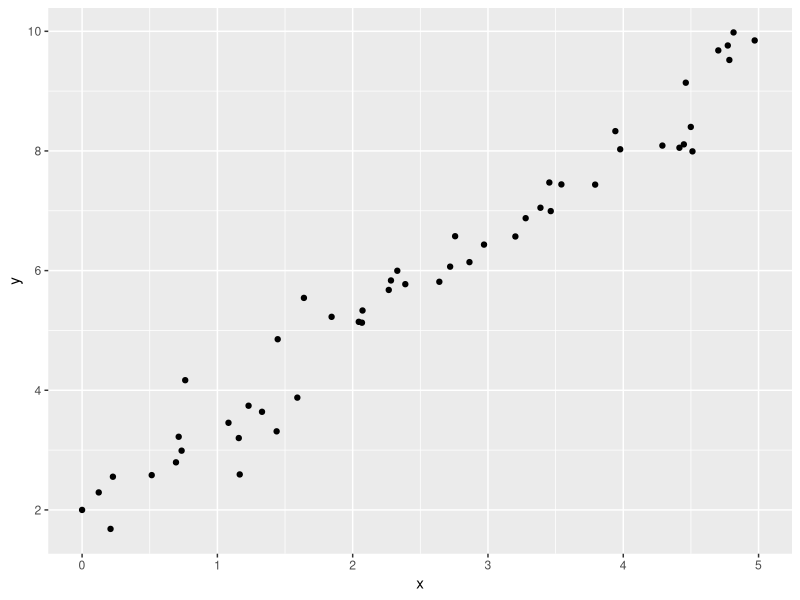
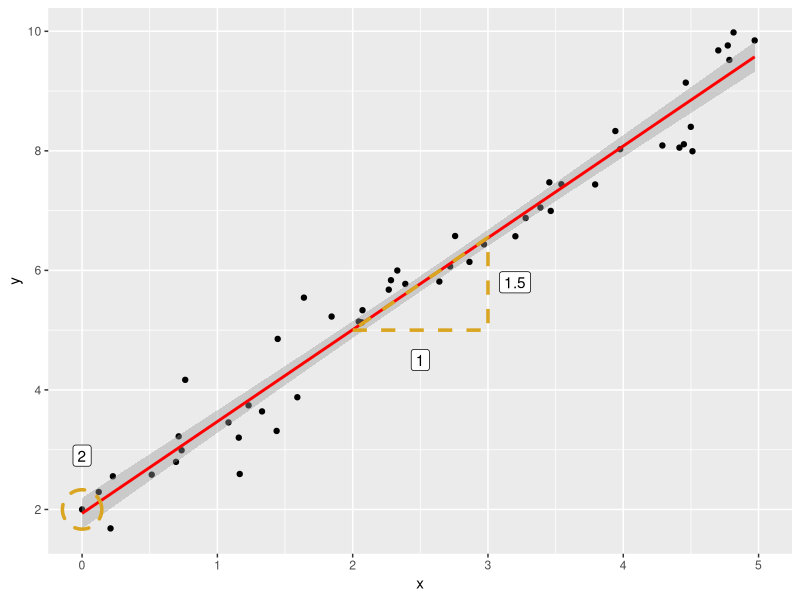
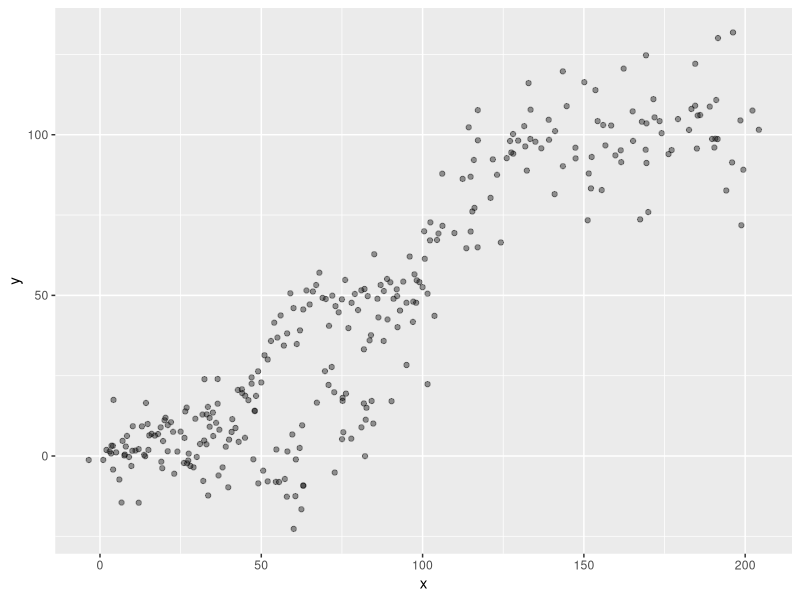
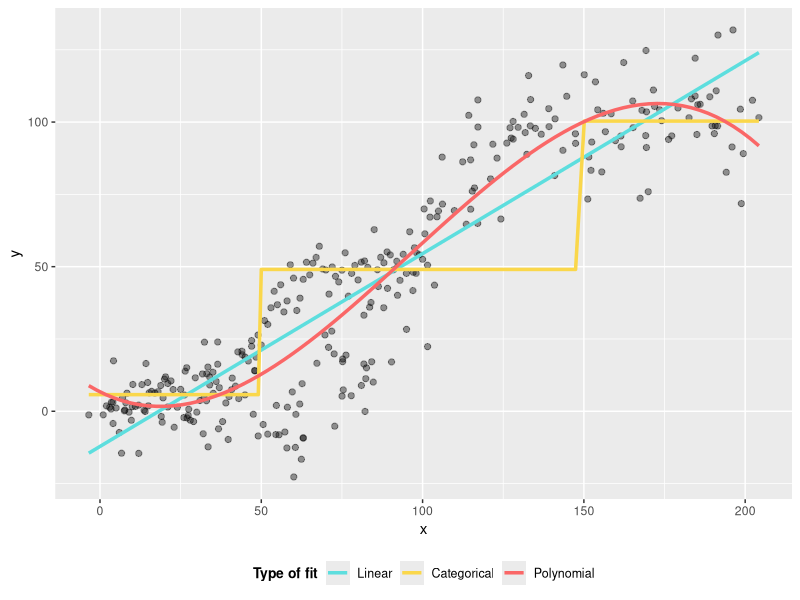
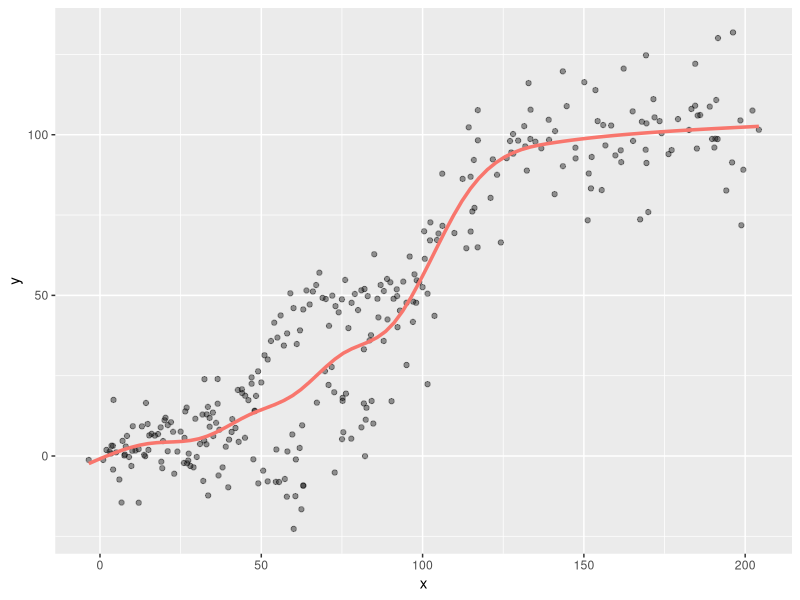
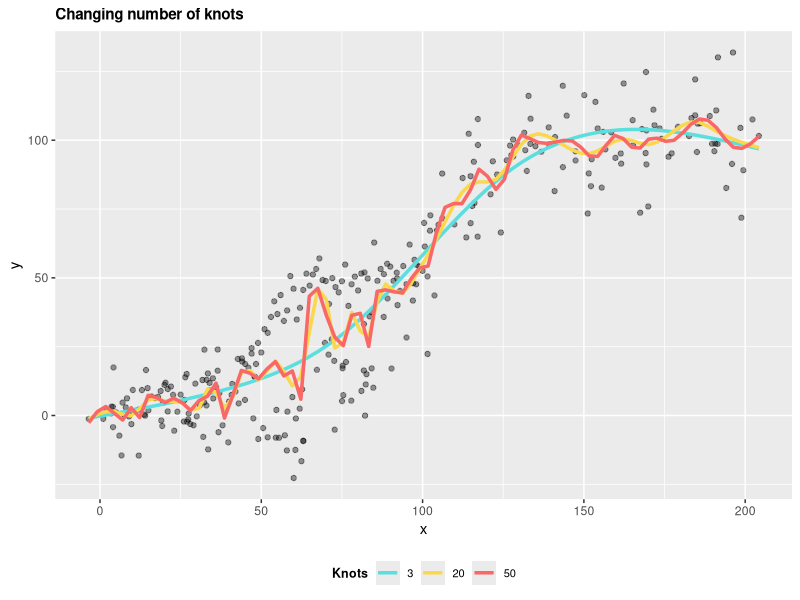
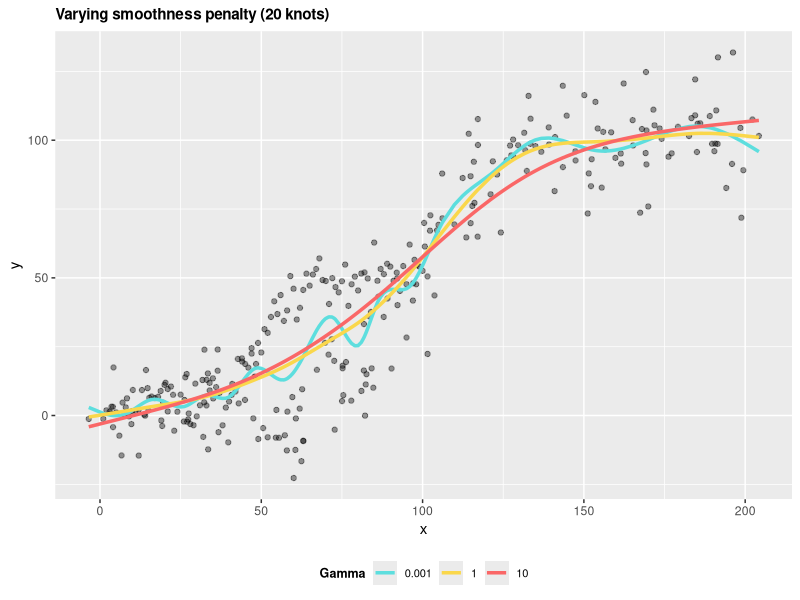
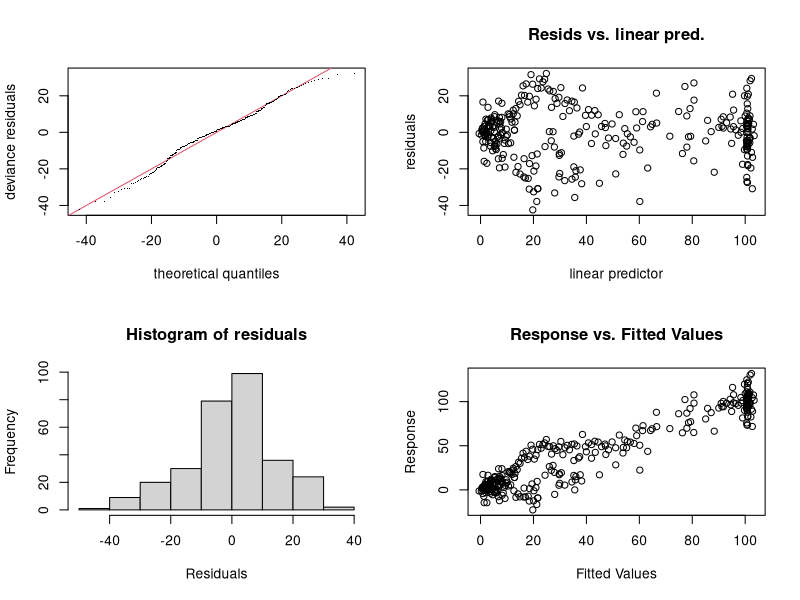

The R source for these figures, in order:
## ---- chunk 1
options(htmltools.dir.version = FALSE)
knitr::opts_chunk$set(fig.width=10, fig.height=6, fig.align = "center") 

library(Cairo)

set.seed(123)

x <- c(runif(50, 0, 5), 0)
y <- 2 + (1.5 * x) + rnorm(50, 0, 0.5)
y[51] <- 2

my_data <- data.frame(x, y)

rm(list = c('x','y'))

x <- c(2,3,3)
y <- 2 + (1.5 * x)
y[2] <- y[1]
y[3] <- y[3] +0.05

dt2 <- data.frame(x, y)

rm(list = c('x','y'))

triangle<- data.frame(x=c(2.5, 3.2, 0),
y = c(4.5, 5.8, 2.9), 
label=c("1", "1.5", "2"))



## ---- chunk 2
#library(xaringanthemer)
#mono_light(base_color = "#23395b",
#           )
## ---- chunk 3
library(ggplot2)
library(ggforce)
a<-ggplot(my_data, aes(x=x,y=y))+
  geom_point()+
  scale_x_continuous(limits=c(0,5))+
  scale_y_continuous(breaks=seq(2,10,2))

a
## ---- chunk 4
a+geom_smooth(col="red", method="lm")+
  geom_polygon(aes(x=x, y=y), col="goldenrod", fill=NA, linetype="dashed", size=1.2, data=dt2)+
  geom_label(aes(x=x, y = y, label=label), data=triangle)+
  geom_mark_circle(aes(x=0, y=2, r=0.5), col="goldenrod",  fill=NA, linetype="dashed", size=1.2)
## ---- chunk 5
### Sigmoid function ### create a function to generate sigmoid pattern
sigmoid <- function(x, lower_asymptote, carrying_capacity, growth_rate, time_max) {
  return(lower_asymptote + ((carrying_capacity - lower_asymptote)/(1 + exp(-growth_rate * 
                                                                             (x - time_max)))))
}
x <- 1:100
x <- c(x, x+rnorm(x,x,2), x+rnorm(x, x, 5))
y <- sigmoid(1:100, 1, 50, 0.2, 50) + rnorm(100, 0, 5)
y <- c(y, y+rnorm(y, y, 3), y+rnorm(y, y, 8))
dt<-data.frame(x,y)

dt$cat<-factor(ifelse(dt$x<50, "a", ifelse(dt$x <150, "b", "c")))

dt$cat_pred<-predict(lm(dt$y ~ dt$cat))



ggplot(dt, aes(y=y, x=x))+
  geom_point(size=1.5, alpha=0.4)

## ---- chunk 6
ggplot(dt, aes(y=y, x=x))+
  geom_point(size=1.8, alpha=0.4)+
  geom_smooth(aes(col="A"), method = "lm",  se=FALSE, size=1.2)+
  geom_line(aes(y=cat_pred, col="B"),  size=1.2)+
  geom_smooth(aes(col="C"), method = "lm", formula= y~poly(x, 3),  se=FALSE, size=1.2)+
  scale_color_manual(values = c("#5DDEDE", "#FAD74B" ,"#FA6767"),
                     labels= factor(x=c("A", "B", "C"), levels=c("A", "B", "C"), labels=c("Linear", "Categorical", "Polynomial"), ordered=TRUE)
                     , name="Type of fit")+
  #ggtitle("Varying approximations for non-linear relationships")+
  theme(legend.position = "bottom",
        legend.title = element_text(face="bold", size=10),
        legend.text = element_text(size=9),
        plot.title = element_text(size = 12, face="bold") )
## ---- chunk 7
library(splines)
ggplot(dt, aes(y=y, x=x))+
  geom_point(size=1.5, alpha=0.4)+
  geom_smooth(aes(col="A"), method = "lm", formula = y~ns(x,10), se=FALSE, size=1.2, show.legend = FALSE)
## ---- chunk 8
library(viridis)
library(mgcv)

knotplot<-factor(c("3-knots" = "#5DDEDE", "20-knots" =  "#FAD74B" , "50-knots" ="#FA6767" ), ordered = TRUE)
knotplot<-factor(c("#5DDEDE", "#FAD74B" , "#FA6767" ), labels = c("3-knots", "20-knots" , "50-knots"), ordered = TRUE)

knotplot<-c("#5DDEDE"="3", "#FAD74B"="20" ,"#FA6767"="50") 
k2<-as.factor(knotplot)

ggplot(dt, aes(y=y, x=x))+
  geom_point(size=1.5, alpha=0.4)+
   geom_smooth(aes(col="A"), method = "lm", formula = y~ns(x,4), se=FALSE, size=1.2)+
   geom_smooth(aes(col="B"), method = "lm", formula = y~ns(x,31), se=FALSE, size=1.2)+
   geom_smooth(aes(col="C"), method = "lm", formula = y~ns(x,51), se = FALSE, size=1.2)+
  scale_color_manual(values = c("#5DDEDE", "#FAD74B" ,"#FA6767"),
                     labels= factor(x=c("A", "B", "C"), levels=c("A", "B", "C"), labels=c("3", "20", "50"), ordered=TRUE)
                     , name="Knots")+

  # scale_color_discrete(#values = c("#5DDEDE", "#FAD74B" ,"#FA6767")
  #                    breaks= c("3","20","50"), name="Knots" )+
  # 
  ggtitle("Changing number of knots")+
  theme(legend.title = element_text(face="bold", size=9),
        legend.text = element_text(size=8),
        legend.position = "bottom",
        plot.title = element_text(size = 11, face="bold") )


## ---- chunk 9
########### Use gam sim for sigmoid and show difference in lambda ###############

smsp<-gam(y~s(x, bs="cr", k=20), data=dt, gamma=0.001)
dt$sp1<-predict(smsp, type="response")

smsp2<-gam(y~s(x, bs="cr", k=20), data=dt, gamma = 1 )
dt$sp2<-predict(smsp2, type="response")

smsp3<-gam(y~s(x, bs="cr", k=20), data=dt, gamma = 10)
dt$sp3<-predict(smsp3, type="response")


#dt$sp1<-NULL
ggplot(dt, aes(y=y, x=x))+
  geom_point(alpha=0.4)+
  geom_line(aes(y=sp1, x=x, col="0.001"), size=1.2)+
  geom_line(aes(y=sp2, x=x, col="1"), size=1.2)+
  geom_line(aes(y=sp3, x=x, col="10"), size=1.2)+
  scale_color_manual(values = c("#5DDEDE", "#FAD74B" ,"#FA6767"),
                     labels= factor(x=c("A", "B", "C"), levels=c("A", "B", "C"), labels=c("0.001", "1", "10"), ordered=TRUE)
                     , name="Gamma")+
  ggtitle("Varying smoothness penalty (20 knots)")+
    theme(legend.title = element_text(face="bold", size=09),
        legend.text = element_text(size=8),
        legend.position = "bottom",
        plot.title = element_text(size = 11, face="bold") )
  
## ---- chunk 10
library(mgcv)
my_gam <- gam(y ~ s(x, bs="cr"), data=dt)
## ---- chunk 11
summary(my_gam)
## ---- chunk 12
gam.check(my_gam)
## ---- chunk 13
gam.check(my_gam)
## ---- chunk 14
my_lm <- lm(y ~ x, data=dt)

anova(my_lm, my_gam)
